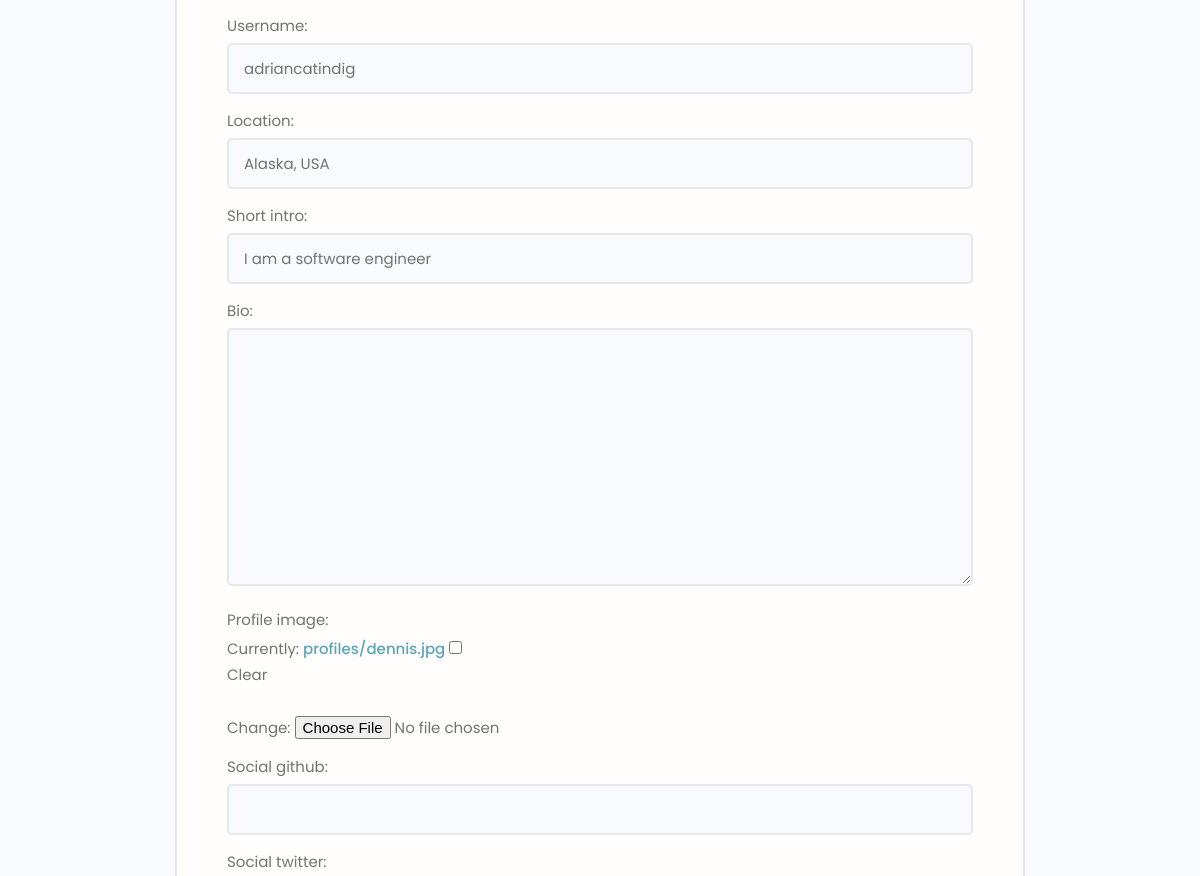
Page /account/edit (signed in, middle part) on the earlier database version.
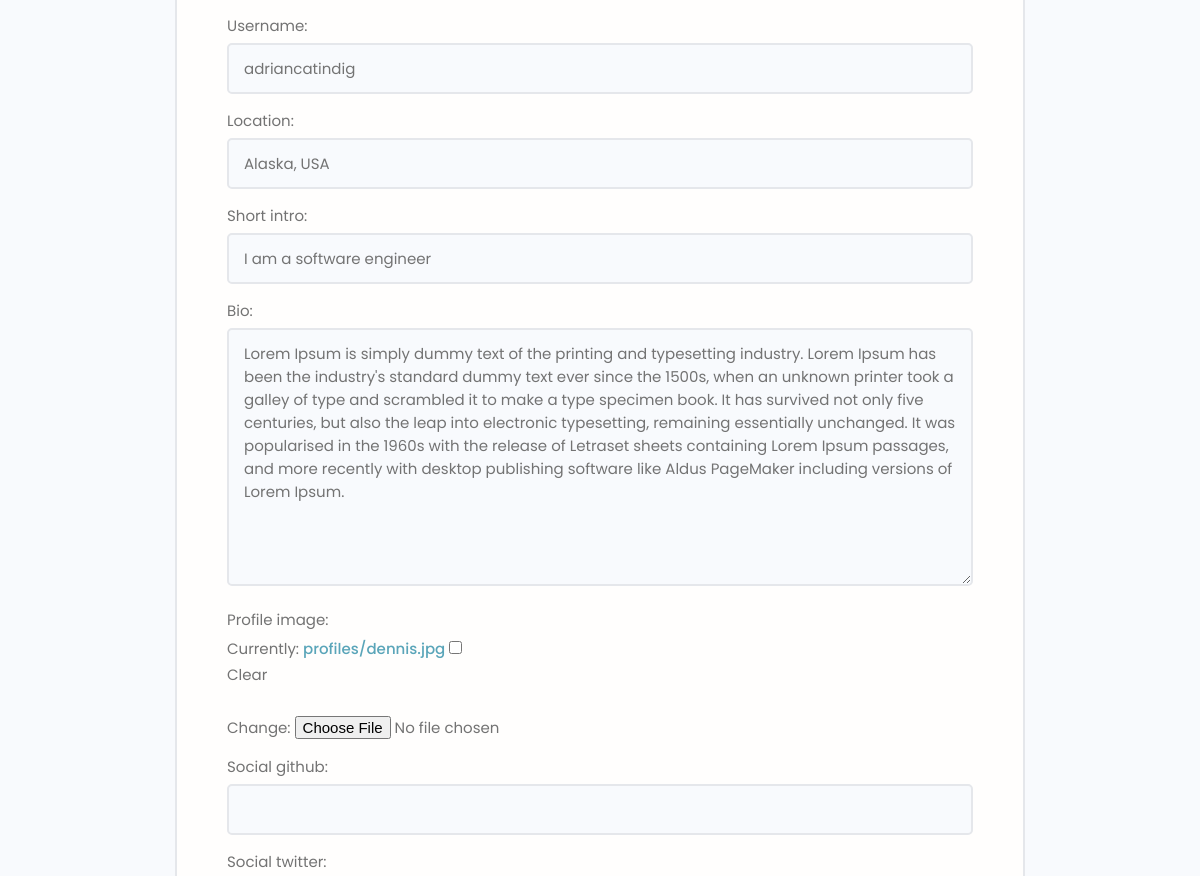
Same page on the later database version.
### users/models.py (models this page shows, shortened)
class Profile(models.Model):
    user = models.OneToOneField(User, on_delete=models.CASCADE, null=True, blank=True)
    slug = models.SlugField(null=True, blank=True)
    first_name = models.CharField(max_length=255, null=True, blank=True)
    last_name = models.CharField(max_length=255, null=True, blank=True)
    email = models.EmailField(max_length=320, null=True, blank=True)
    username = models.CharField(max_length=255, null=True, blank=True)
    location = models.CharField(max_length=255, null=True, blank=True)
    short_intro = models.CharField(max_length=255, null=True, blank=True)
    bio = models.TextField(null=True, blank=True)
    profile_image = models.ImageField(null=True, blank=True, upload_to='profiles/', default='profiles/user-default.png')
    social_github = models.CharField(max_length=2048, null=True, blank=True)
    social_twitter = models.CharField(max_length=2048, null=True, blank=True)
    social_linkedin = models.CharField(max_length=2048, null=True, blank=True)
    social_youtube = models.CharField(max_length=2048, null=True, blank=True)
    social_website = models.CharField(max_length=2048, null=True, blank=True)
    created = models.DateTimeField(auto_now_add=True)
    id = models.UUIDField(default=uuid.uuid4, primary_key=True, unique=True, editable=False)
    class Meta:
        verbose_name_plural = 'Profiles'

### users/views.py (the view)
# urls.py: path('account/edit', views.edit_account, name="edit-account"),
@login_required(login_url='login')
def edit_account(request):
    profile = request.user.profile
    form = ProfileForm(instance=profile)
    if request.method == "POST":
        form = ProfileForm(request.POST, request.FILES, instance=profile)
        if form.is_valid():
            form.save()
            return redirect('account')
    context = {"form": form}
    return render(request, "users/edit-account.html", context)

### users/forms.py
class ProfileForm(ModelForm):
    class Meta:
        model = Profile
        fields = [
            'first_name', 'last_name', 'email',
            'username', 'location', 'short_intro',
            'bio', 'profile_image','social_github',
            'social_twitter','social_linkedin',
            'social_youtube','social_website'
        ]
    def __init__(self, *args, **kwargs):
        super().__init__(*args, **kwargs)
        for field in self.fields.values():
            field.widget.attrs.update({"class": "input"})

### users/templates/users/edit-account.html (shortened to what this page needs)
{% extends 'main.html' %}
{% block content %}
<main class="formPage my-xl">
    <div class="content-box">
        <div class="formWrapper">
            <br>
            <form class="form" method="POST" enctype="multipart/form-data">
                {% for field in form %}
                <div class="form__field">
                    <label for="formInput#text">{{field.label}}: </label>
                    {{field}}
                </div>
                {% endfor %}
            </form>
        </div>
    </div>
</main>
{% endblock content %}

Differences in the rows shown:
changed Profile "adriancatindig": bio (not shown) → "Lorem Ipsum is simply dummy text of the printing and typesetting industry. Lorem Ipsum has been the industry's standard dummy text ever since the 1500s, when an unknown printer took a galley of type and scrambled it to make a type specimen book. It has survived not only five centuries, but also the leap into electronic typesetting, remaining essentially unchanged. It was popularised in the 1960s with the release of Letraset sheets containing Lorem Ipsum passages, and more recently with desktop publishing software like Aldus PageMaker including versions of Lorem Ipsum."
